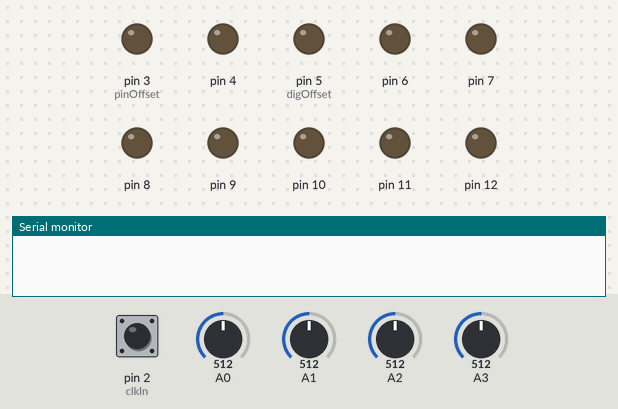
The sketch below on a simulated Arduino Nano, built with avr-gcc and run on an emulated ATmega328P. Shown: output pins drawn as LEDs (lit = HIGH), the last lines printed to the serial monitor. The test bench sets the inputs (shaded band); at power-on: pin 2 (clkIn) HIGH, A0 = 512, A1 = 512, A2 = 512, A3 = 512.

Above: at 1.2 s.
1.3 s: pin 2 (clkIn) pulsed LOW 2 times (0.12 s each, 0.3 s apart)
At 1.57 s:
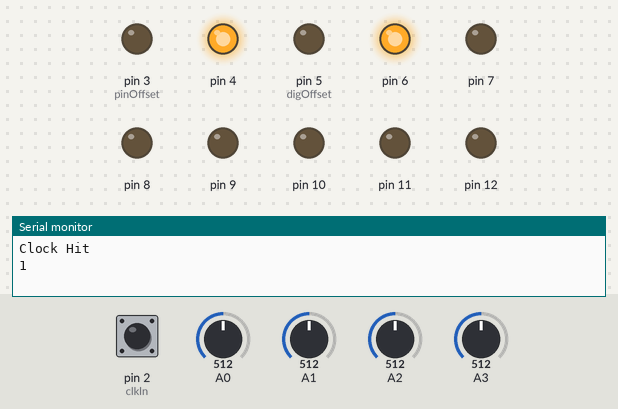
At 2.6 s:
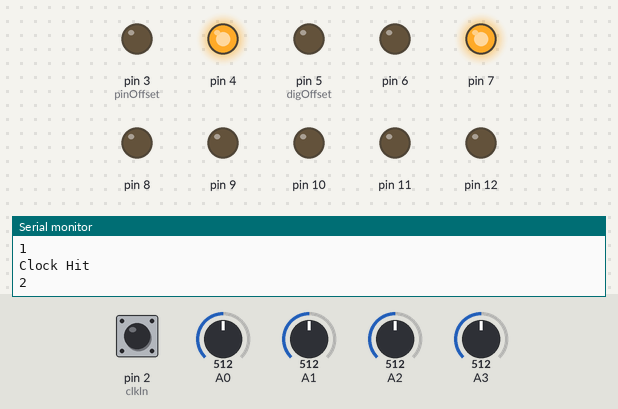
4.7 s: pin 2 (clkIn) pulsed LOW 5 times (0.12 s each, 0.3 s apart)
At 7.1 s:
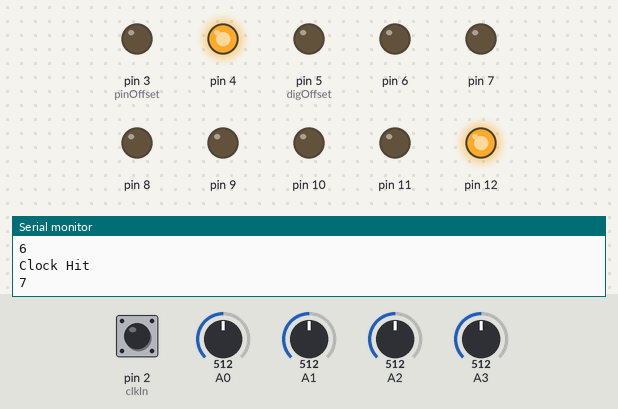
Timing chart, 0 to 9.1 s (numbered marks = the images above; inputs shaded):
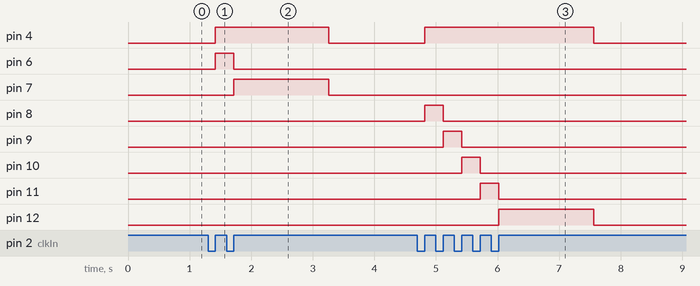

The sketch:

OX02_StepVariation.ino
```cpp
// (licence header left out)
//  constants related to the Arduino Nano pin use
const int clkIn = 2;           // the digital (clock) input
const int pinOffset = 3;       // the first digital pin
const int digOffset = 5;       // the OX digital pin offset
const int trigTime = 5;        // 5 ms trigger time
const int SEQSIZE = 16;        // sequencer are 16 bytes long

//  variables for interrupt handling of the clock input
volatile int clkState = LOW;

//  variables used to control the current DIO output states
int trigState = 0;
int digState = -1;
int onState = 0;

// clocking variables
int gateTime = 25;
unsigned long lastMillis = 0;
int cStep = 0;

// sequence identifiers
int holdSeq = 0;
int hSeq = 0;
int cSeq = 0;

// pattern
int pattern[10][SEQSIZE] = {
  { 0, 1, 2, 3, 4, 5, 6, 7, 0, 1, 2, 3, 4, 5, 6, 7},
  { 7, 6, 5, 4, 3, 2, 1, 0, 7, 6, 5, 4, 3, 2, 1, 0},
  { 0, 1, 2, 3, 4, 5, 6, 7, 7, 6, 5, 4, 3, 2, 1, 0},
  { 0, 2, 4, 6, 1, 3, 5, 7, 0, 2, 4, 6, 1, 3, 5, 7},
  { 0, 1, 2, 3, 0, 1, 2, 3, 4, 5, 6, 7, 4, 5, 6, 7},
  { 0, 1, 0, 2, 0, 3, 0, 4, 0, 5, 0, 6, 0, 7, 4, 1},
  { 0, 1, 2, 1, 2, 3, 2, 3, 4, 3, 4, 5, 4, 5, 6, 7},
  { 0, 2, 1, 3, 2, 4, 3, 5, 4, 6, 5, 7, 6, 5, 3, 1},
  { 0, 2, 4, 6, 1, 3, 5, 7,-1, 6, 5, 4, 3, 2, 1,-1},
  { 0, 7, 1, 6, 2, 5, 3, 4, 0, 7, 1, 6, 2, 5, 3, 4}
};

//  ==================== start of setup() ======================

void setup() {

  Serial.begin(9600);

  // set up the digital (clock) input
  pinMode(clkIn, INPUT);

  // set up the digital outputs
  for (int i=0; i<10; i++) {
    pinMode(pinOffset + i, OUTPUT);
    digitalWrite(pinOffset + i, LOW);
  }

  // Note: Interrupt 0 is for pin 2 (clkIn)
  attachInterrupt(0, isr, RISING);

  // get the starting values
  readAnalog();
}

//  ==================== start of loop() =======================

void loop()
{
  // Check for clocking
  int doClock = 0;
  if (clkState) {
    doClock = 1;
    clkState = 0;
    Serial.println("Clock Hit");
  }

  // if clocked, do output
  if (doClock) {
    // kill the current step (if active)
    if (onState) {
      digitalWrite(pinOffset, LOW);
      digitalWrite(pinOffset + 1, LOW);
      digitalWrite(digOffset + digState, LOW);
      trigState = 0;
      onState = 0;
    }

    // increment the current step, adjust seq
    cStep++;
    if (!holdSeq)  cSeq = hSeq;

    if (cStep >= SEQSIZE) {
      cStep = 0;
      if (holdSeq) cSeq = hSeq;
    }

    // turn on the proper OX step
    digState = pattern[cSeq][cStep];
    Serial.println(digState);

    if (digState >= 0) {
      digitalWrite(digOffset + digState, HIGH);
      digitalWrite(pinOffset, HIGH);
      digitalWrite(pinOffset + 1, HIGH);

      onState = 1;
      trigState = 1;
      lastMillis = millis();
    }
  }

  // if trigTime complete, turn off
  if ((trigState) && (millis() - lastMillis > trigTime)) {
    digitalWrite(pinOffset, LOW);
    trigState = 0;
  }

  // if gateTime complete, turn off
  if ((onState) && (millis() - lastMillis > gateTime)) {
    digitalWrite(pinOffset + 1, LOW);
    digitalWrite(digOffset + digState, LOW);
    onState = 0;
  }

  readAnalog();
}

//  =================== convenience routines ===================

//  isr() - quickly handle interrupts from the clock input
//  ------------------------------------------------------
void isr()
{
  clkState = HIGH;
}

//  readAnalog() - read the analog inputs and set values
//  ----------------------------------------------------
void readAnalog()
{
  // Determine sequence and gate time
  hSeq = ((analogRead(0) / 103) + (analogRead(2) / 103)) % SEQSIZE;
  gateTime = (analogRead(1) + 1) * 3;
  holdSeq = (analogRead(3) > 511);
}

//  dacOutput(byte) - deal with the DAC output
//  -----------------------------------------
void dacOutput(byte v)
{
  PORTB = (PORTB & B11100000) | (v >> 3);
  PORTD = (PORTD & B00011111) | ((v & B00000111) << 5);
}

//  ===================== end of program =======================
```

Measured:
- after the input at 1.3 s, pin 4: LOW → HIGH after 0.12 s, → LOW 1.8 s later; pin 6: LOW → HIGH after 0.12 s, → LOW 0.30 s later; pin 7: LOW → HIGH after 0.42 s, → LOW 1.5 s later
- after the input at 4.7 s, pin 4: LOW → HIGH after 0.12 s, → LOW 2.7 s later; pin 8: LOW → HIGH after 0.12 s, → LOW 0.30 s later; pin 9: LOW → HIGH after 0.42 s, → LOW 0.30 s later; pin 10: LOW → HIGH after 0.72 s, → LOW 0.30 s later; pin 11: LOW → HIGH after 1.0 s, → LOW 0.30 s later
